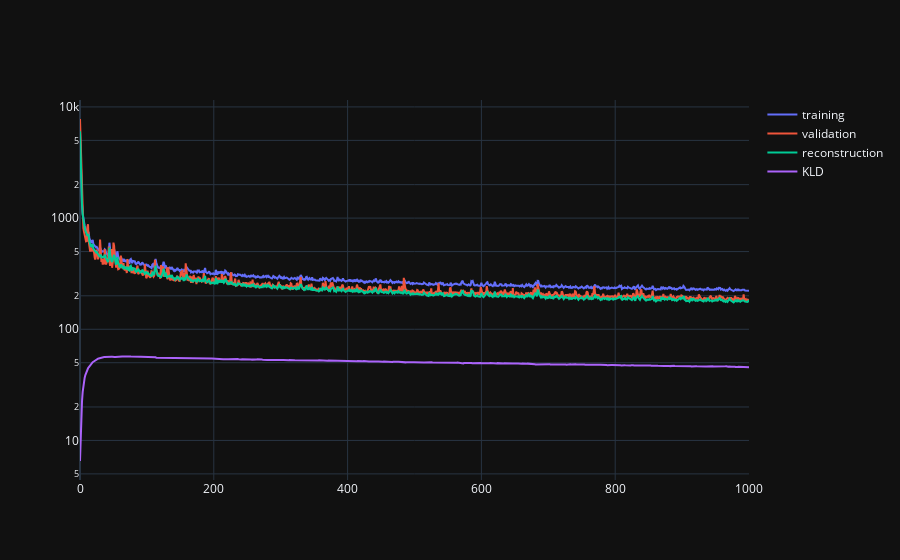

Notebook code cell kept with this figure:
### Code cell
train_losses ,train_rec_losses,train_kld_losses, eval_losses = train_single (model, epochs, batch_size)

### Figure 1 — Plotly figure (JSON) as saved in the notebook; plotly's stock layout.template omitted (floating-point values rounded to 4 significant figures; data arrays with more than 128 entries replaced by an {"elided": "..."} marker saying what was removed)
{"data": [{"mode": "lines", "name": "training", "type": "scatter", "x": {"elided": "1001 int values"}, "y": {"elided": "1001 float values"}}, {"mode": "lines", "name": "validation", "type": "scatter", "x": {"elided": "1001 int values"}, "y": {"elided": "1001 float values"}}, {"mode": "lines", "name": "reconstruction", "type": "scatter", "x": {"elided": "1001 int values"}, "y": {"elided": "1001 float values"}}, {"mode": "lines", "name": "KLD", "type": "scatter", "x": {"elided": "1001 int values"}, "y": {"elided": "1001 float values"}}], "layout": {"yaxis": {"type": "log"}}}
